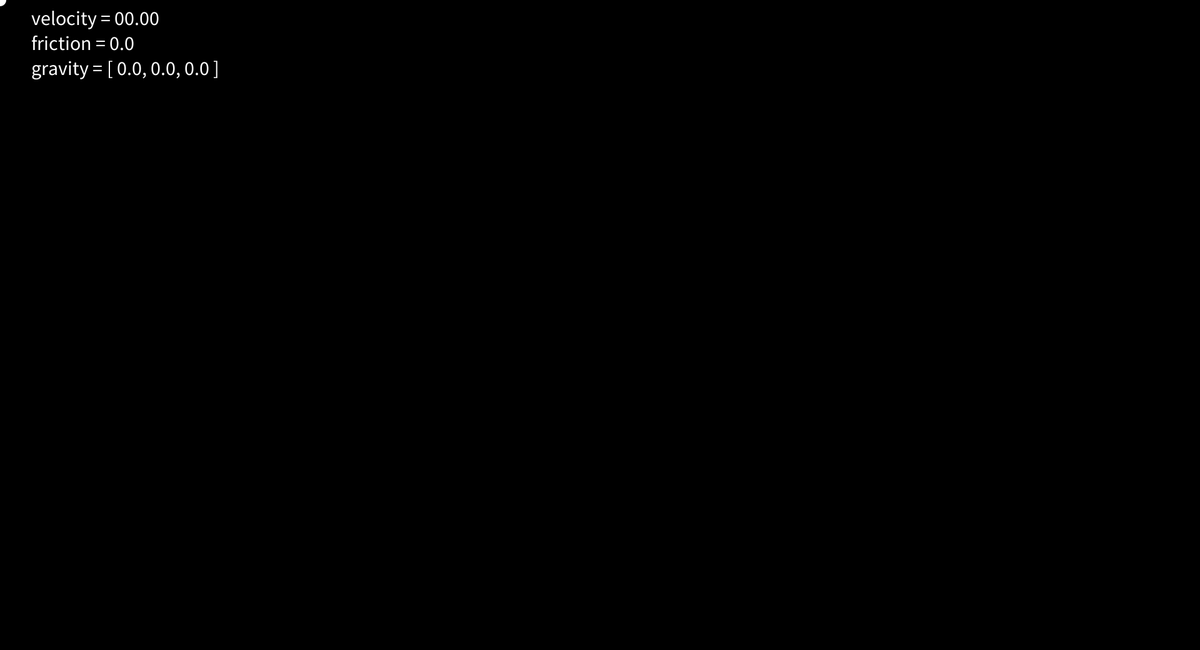
Frame 1 (no input)
Frame 60 (the mouse pressed at the canvas centre just before this capture): identical to frame 1, image omitted
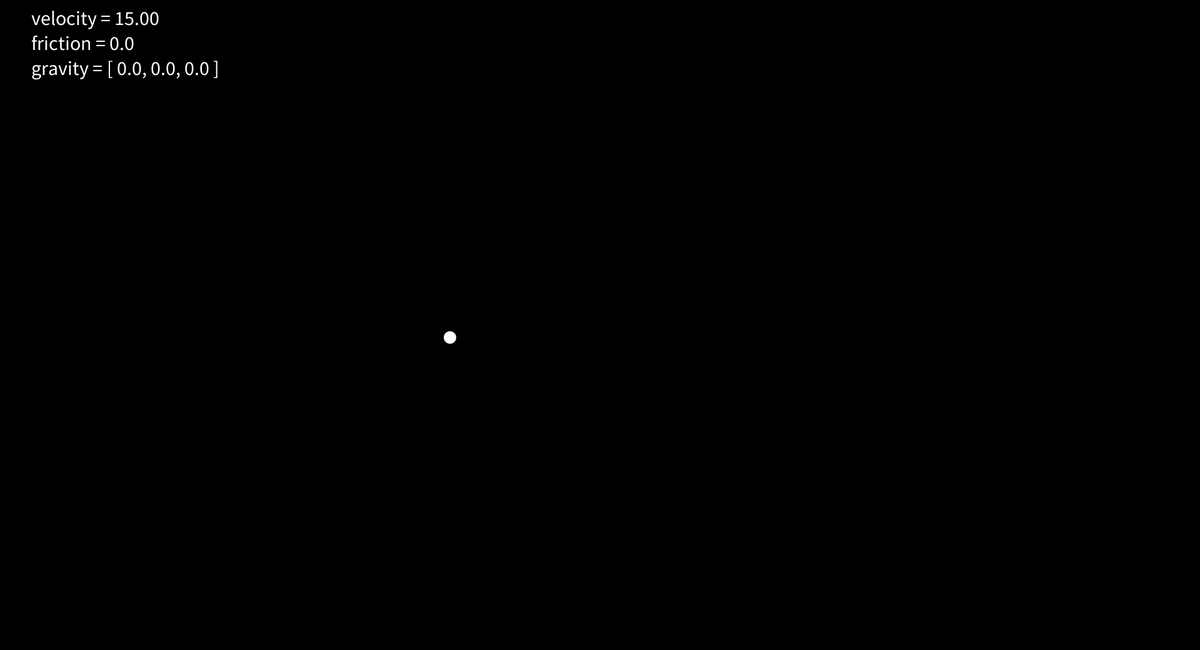
Frame 120 (the mouse held since frame 60 and released just before this capture)

The Processing sketch that drew these frames (run headless with seeded random() and noise(); from frame 60 on, the mouse is pressed at the canvas centre):

// Processing sketch: sketch_12_Prac
// ── sketch_12_Prac.pde
PVector force;         // 力
PVector acceleration;  // 加速度
PVector location;      // 位置
PVector velocity;      // 速度
PVector gravity;       // 重力
float mass;            // 質量
float friction;        // 摩擦力
PVector min;
PVector max;

void setup() {
  size(1920, 1040);
  frameRate(60);
  noStroke();
  // 位置，速度を初期化する
  location = new PVector(0.0, 0.0);
  velocity = new PVector(0.0, 0.0);
  acceleration = new PVector(0.0, 0.0);
  min = new PVector(0.0, 0.0);
  max = new PVector(width, height);
  gravity = new PVector(0.0, 0.0);        // 重力に初期値として(0.0, 0.0)を設定する
  force = new PVector(12.0, 9.0);         // (12.0, 8.0)の力を加える
  mass = 1.0;                             // 質量は1.0に設定する
  friction = 0.0;                         // 摩擦力に初期値として0.0を設定する
  textSize(32);
}

void draw() {
  background(0);
  fill(255);
  acceleration.add(gravity);
  velocity.add(acceleration);
  velocity.mult(1.0 - friction);
  location.add(velocity);
  acceleration.set(0, 0);
  ellipse(location.x, location.y, 20, 20);

  text("velocity = " + nf(velocity.mag(), 2, 2), 50, 40);
  text("friction = " + friction, 50, 80);
  text("gravity = " + gravity, 50, 120);

  if ( location.x > max.x) {
    location.x = max.x;
    velocity.x *= -1;
  }
  if ( location.x < min.x) {
    location.x = min.x;
    velocity.x *= -1;
  }
  if ( location.y > max.y) {
    location.y = max.y;
    velocity.y *= -1;
  }
  if ( location.y < min.y) {
    location.y = min.y;
    velocity.y *= -1;
  }
}

void mousePressed() {
  acceleration = force.div(mass);
}

void keyPressed() {
  if ( key == 'f' || key == 'F') {
    friction = 0.02;
  }
  if ( key == 'g' || key == 'G') {
    gravity.set(0.0, 1.0);
  }
}
